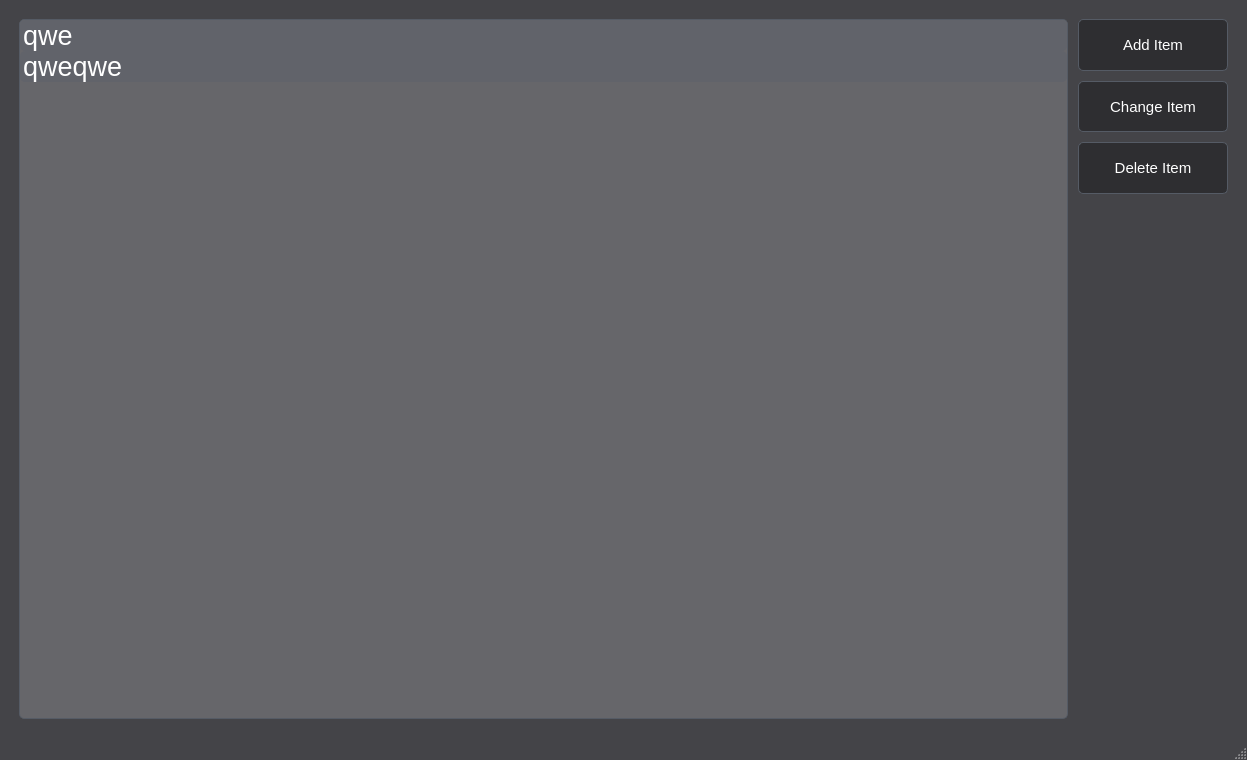
<?xml version="1.0" encoding="UTF-8"?>
<ui version="4.0">
 <class>MainWindow</class>
 <widget class="QMainWindow" name="MainWindow">
  <property name="geometry">
   <rect>
    <x>0</x>
    <y>0</y>
    <width>1247</width>
    <height>760</height>
   </rect>
  </property>
  <property name="windowTitle">
   <string>MainWindow</string>
  </property>
  <property name="styleSheet">
   <string notr="true">QMainWindow {
	background-color: #444448;
}

QMenuBar {
	background-color: #444448;
	color: #ffffff;
}

QMenu{
	background-color: #66666a;
	color: #ffffff;
}

QMenu::item:selected{
	background-color: #555559;
	color: #ffffff;
}

QListWidget {
	background-color: #66666a;
	border: 1px solid #555b65;
    border-radius: 5px;
}

QListWidget::item{
	background-color: #61636a;
	border-radius: 5px;
	color: #ffffff;
}

QListWidget::item:hover{
	background-color: #6d717b;
}

QTextEdit {
	background-color: #66666a;
	color: #ffffff;
	border: 1px solid #555b65;
    border-radius: 5px;
}

QLineEdit {
	background-color: #66666a;
color: #ffffff;
	border: 1px solid #555b65;
    border-radius: 5px;
}

QLabel {
	background-color: #444448;
	color: #ffffff;
}

QPushButton {
    background-color: #2e2e31;
    color: #ffffff;
    border: 1px solid #555b65;
    border-radius: 5px;
    padding: 5px 15px;
	font-size: 15px;
}

QPushButton:hover {
    background-color: #3e3e41;
    border: 1px solid #666666;
}

QPushButton:pressed {
    background-color: #1e1e21;
    border: 1px solid #444444;
}</string>
  </property>
  <widget class="QWidget" name="centralwidget">
   <property name="enabled">
    <bool>true</bool>
   </property>
   <property name="sizePolicy">
    <sizepolicy hsizetype="Maximum" vsizetype="Maximum">
     <horstretch>0</horstretch>
     <verstretch>0</verstretch>
    </sizepolicy>
   </property>
   <layout class="QHBoxLayout" name="horizontalLayout">
    <item>
     <layout class="QGridLayout" name="gridLayout" rowstretch="0" columnstretch="7,1">
      <property name="sizeConstraint">
       <enum>QLayout::SetMaximumSize</enum>
      </property>
      <property name="leftMargin">
       <number>10</number>
      </property>
      <property name="topMargin">
       <number>10</number>
      </property>
      <property name="rightMargin">
       <number>10</number>
      </property>
      <property name="bottomMargin">
       <number>10</number>
      </property>
      <property name="spacing">
       <number>10</number>
      </property>
      <item row="0" column="1">
       <layout class="QVBoxLayout" name="verticalLayout" stretch="1,1,1,10">
        <property name="spacing">
         <number>10</number>
        </property>
        <property name="sizeConstraint">
         <enum>QLayout::SetDefaultConstraint</enum>
        </property>
        <property name="leftMargin">
         <number>0</number>
        </property>
        <property name="topMargin">
         <number>0</number>
        </property>
        <property name="rightMargin">
         <number>0</number>
        </property>
        <property name="bottomMargin">
         <number>0</number>
        </property>
        <item>
         <widget class="QPushButton" name="button_add">
          <property name="sizePolicy">
           <sizepolicy hsizetype="Minimum" vsizetype="Expanding">
            <horstretch>0</horstretch>
            <verstretch>0</verstretch>
           </sizepolicy>
          </property>
          <property name="text">
           <string>Add Item</string>
          </property>
         </widget>
        </item>
        <item>
         <widget class="QPushButton" name="button_change">
          <property name="sizePolicy">
           <sizepolicy hsizetype="Minimum" vsizetype="Expanding">
            <horstretch>0</horstretch>
            <verstretch>0</verstretch>
           </sizepolicy>
          </property>
          <property name="text">
           <string>Change Item</string>
          </property>
         </widget>
        </item>
        <item>
         <widget class="QPushButton" name="button_delete">
          <property name="sizePolicy">
           <sizepolicy hsizetype="Minimum" vsizetype="Expanding">
            <horstretch>0</horstretch>
            <verstretch>0</verstretch>
           </sizepolicy>
          </property>
          <property name="text">
           <string>Delete Item</string>
          </property>
         </widget>
        </item>
        <item>
         <widget class="QScrollArea" name="scroll_area">
          <property name="sizePolicy">
           <sizepolicy hsizetype="MinimumExpanding" vsizetype="MinimumExpanding">
            <horstretch>0</horstretch>
            <verstretch>0</verstretch>
           </sizepolicy>
          </property>
          <property name="frameShape">
           <enum>QFrame::NoFrame</enum>
          </property>
          <property name="lineWidth">
           <number>0</number>
          </property>
          <property name="midLineWidth">
           <number>0</number>
          </property>
          <property name="widgetResizable">
           <bool>true</bool>
          </property>
          <widget class="QWidget" name="scrollAreaWidgetContents">
           <property name="geometry">
            <rect>
             <x>0</x>
             <y>0</y>
             <width>148</width>
             <height>498</height>
            </rect>
           </property>
           <property name="sizePolicy">
            <sizepolicy hsizetype="MinimumExpanding" vsizetype="MinimumExpanding">
             <horstretch>0</horstretch>
             <verstretch>0</verstretch>
            </sizepolicy>
           </property>
           <layout class="QHBoxLayout" name="horizontalLayout_2" stretch="0">
            <property name="spacing">
             <number>0</number>
            </property>
            <property name="sizeConstraint">
             <enum>QLayout::SetMaximumSize</enum>
            </property>
            <property name="leftMargin">
             <number>0</number>
            </property>
            <property name="topMargin">
             <number>0</number>
            </property>
            <property name="rightMargin">
             <number>0</number>
            </property>
            <property name="bottomMargin">
             <number>0</number>
            </property>
            <item>
             <widget class="QLabel" name="label_out">
              <property name="sizePolicy">
               <sizepolicy hsizetype="Expanding" vsizetype="Expanding">
                <horstretch>0</horstretch>
                <verstretch>0</verstretch>
               </sizepolicy>
              </property>
              <property name="minimumSize">
               <size>
                <width>0</width>
                <height>0</height>
               </size>
              </property>
              <property name="frameShape">
               <enum>QFrame::NoFrame</enum>
              </property>
              <property name="frameShadow">
               <enum>QFrame::Sunken</enum>
              </property>
              <property name="lineWidth">
               <number>3</number>
              </property>
              <property name="midLineWidth">
               <number>3</number>
              </property>
              <property name="text">
               <string/>
              </property>
              <property name="alignment">
               <set>Qt::AlignLeading|Qt::AlignLeft|Qt::AlignTop</set>
              </property>
              <property name="wordWrap">
               <bool>true</bool>
              </property>
              <property name="textInteractionFlags">
               <set>Qt::LinksAccessibleByMouse|Qt::TextSelectableByMouse</set>
              </property>
             </widget>
            </item>
           </layout>
          </widget>
         </widget>
        </item>
       </layout>
      </item>
      <item row="0" column="0">
       <widget class="QListWidget" name="listWidget">
        <property name="font">
         <font>
          <pointsize>20</pointsize>
         </font>
        </property>
        <property name="lineWidth">
         <number>3</number>
        </property>
        <property name="midLineWidth">
         <number>3</number>
        </property>
        <property name="dragEnabled">
         <bool>true</bool>
        </property>
        <property name="dragDropMode">
         <enum>QAbstractItemView::DragDrop</enum>
        </property>
        <property name="defaultDropAction">
         <enum>Qt::MoveAction</enum>
        </property>
        <property name="movement">
         <enum>QListView::Snap</enum>
        </property>
        <property name="flow">
         <enum>QListView::TopToBottom</enum>
        </property>
        <property name="isWrapping" stdset="0">
         <bool>false</bool>
        </property>
        <property name="spacing">
         <number>15</number>
        </property>
        <property name="wordWrap">
         <bool>false</bool>
        </property>
        <item>
         <property name="text">
          <string>qwe</string>
         </property>
        </item>
        <item>
         <property name="text">
          <string>qweqwe</string>
         </property>
        </item>
       </widget>
      </item>
     </layout>
    </item>
   </layout>
  </widget>
  <widget class="QMenuBar" name="menubar">
   <property name="geometry">
    <rect>
     <x>0</x>
     <y>0</y>
     <width>1247</width>
     <height>22</height>
    </rect>
   </property>
  </widget>
  <widget class="QStatusBar" name="statusbar"/>
 </widget>
 <resources/>
 <connections/>
</ui>
